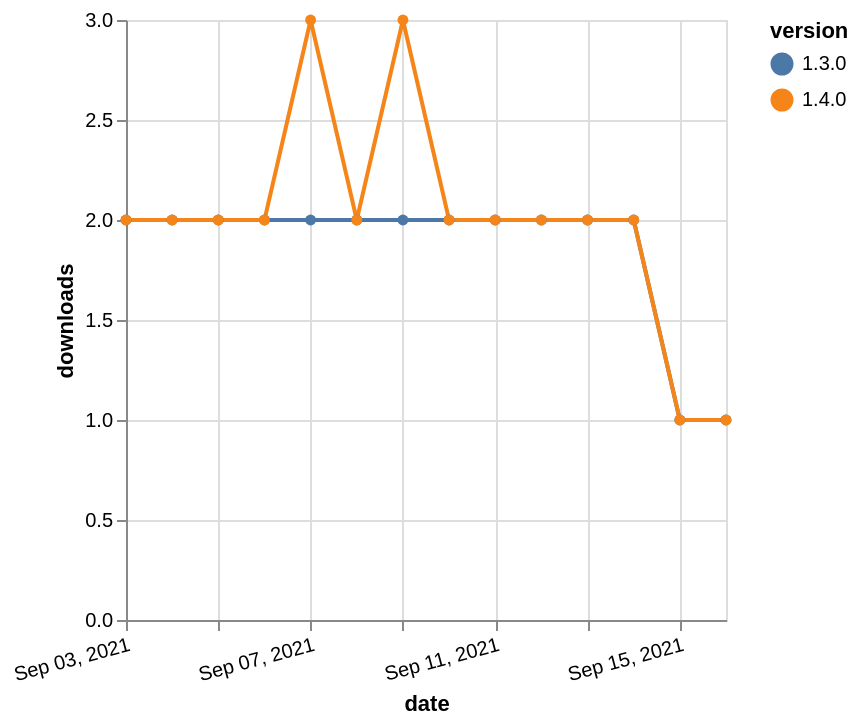

The Vega-Lite source for this figure:
### Vega-Lite specification from a JSON file in a GitHub repository (floating-point values rounded to 4 significant figures)
{"$schema": "https://vega.github.io/schema/vega-lite/v5.json", "description": "A simple bar chart with embedded data.", "data": {"values": [{"date": "2021-09-03", "total": 1971, "delta": 2, "version": "1.3.0"}, {"date": "2021-09-04", "total": 1973, "delta": 2, "version": "1.3.0"}, {"date": "2021-09-05", "total": 1975, "delta": 2, "version": "1.3.0"}, {"date": "2021-09-06", "total": 1977, "delta": 2, "version": "1.3.0"}, {"date": "2021-09-07", "total": 1979, "delta": 2, "version": "1.3.0"}, {"date": "2021-09-08", "total": 1981, "delta": 2, "version": "1.3.0"}, {"date": "2021-09-09", "total": 1983, "delta": 2, "version": "1.3.0"}, {"date": "2021-09-10", "total": 1985, "delta": 2, "version": "1.3.0"}, {"date": "2021-09-11", "total": 1987, "delta": 2, "version": "1.3.0"}, {"date": "2021-09-12", "total": 1989, "delta": 2, "version": "1.3.0"}, {"date": "2021-09-13", "total": 1991, "delta": 2, "version": "1.3.0"}, {"date": "2021-09-14", "total": 1993, "delta": 2, "version": "1.3.0"}, {"date": "2021-09-15", "total": 1994, "delta": 1, "version": "1.3.0"}, {"date": "2021-09-16", "total": 1995, "delta": 1, "version": "1.3.0"}, {"date": "2021-09-03", "total": 1063, "delta": 2, "version": "1.4.0"}, {"date": "2021-09-04", "total": 1065, "delta": 2, "version": "1.4.0"}, {"date": "2021-09-05", "total": 1067, "delta": 2, "version": "1.4.0"}, {"date": "2021-09-06", "total": 1069, "delta": 2, "version": "1.4.0"}, {"date": "2021-09-07", "total": 1072, "delta": 3, "version": "1.4.0"}, {"date": "2021-09-08", "total": 1074, "delta": 2, "version": "1.4.0"}, {"date": "2021-09-09", "total": 1077, "delta": 3, "version": "1.4.0"}, {"date": "2021-09-10", "total": 1079, "delta": 2, "version": "1.4.0"}, {"date": "2021-09-11", "total": 1081, "delta": 2, "version": "1.4.0"}, {"date": "2021-09-12", "total": 1083, "delta": 2, "version": "1.4.0"}, {"date": "2021-09-13", "total": 1085, "delta": 2, "version": "1.4.0"}, {"date": "2021-09-14", "total": 1087, "delta": 2, "version": "1.4.0"}, {"date": "2021-09-15", "total": 1088, "delta": 1, "version": "1.4.0"}, {"date": "2021-09-16", "total": 1089, "delta": 1, "version": "1.4.0"}]}, "width": "container", "mark": {"type": "line", "point": {"filled": true}}, "encoding": {"x": {"field": "date", "type": "temporal", "timeUnit": "yearmonthdate", "title": "date", "axis": {"labelAngle": -15}}, "y": {"field": "delta", "type": "quantitative", "title": "downloads"}, "color": {"field": "version", "type": "nominal"}, "tooltip": {"field": "delta"}}}
